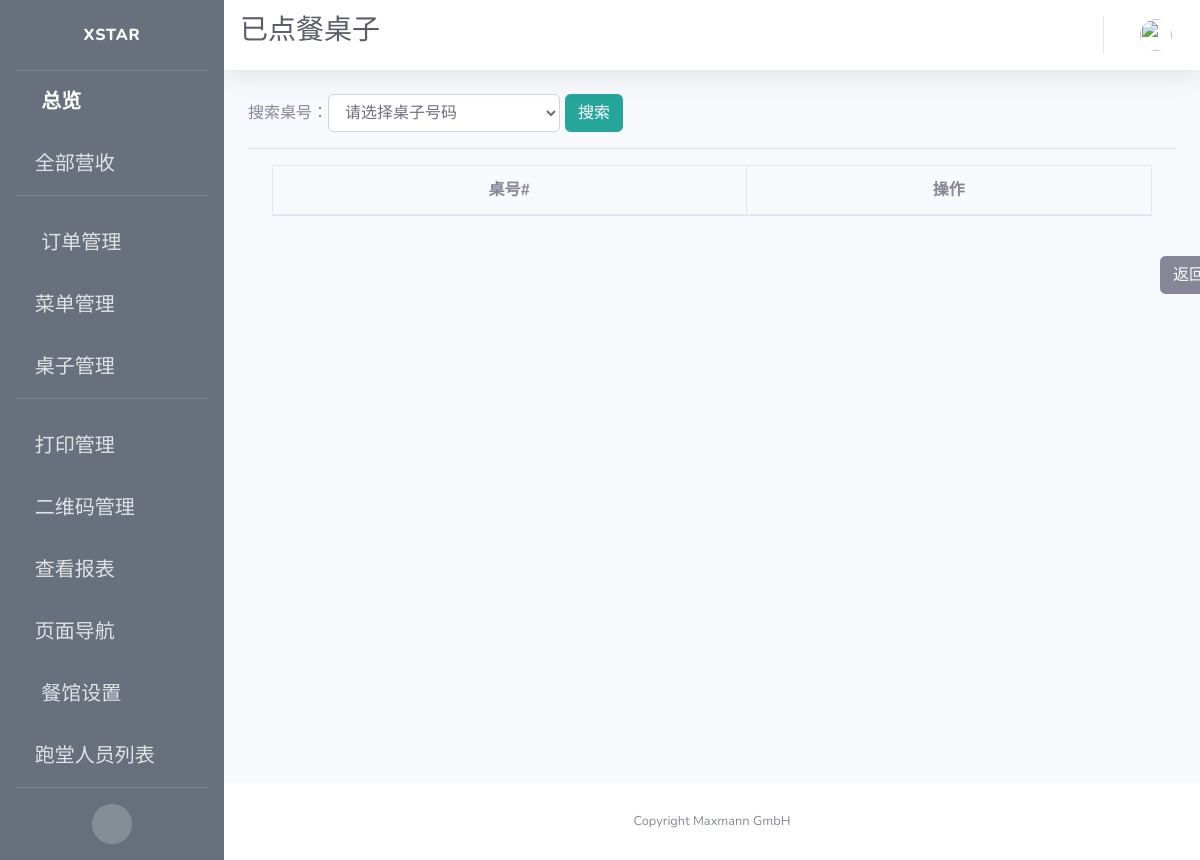
Page /admin/active/tables on the earlier database version.
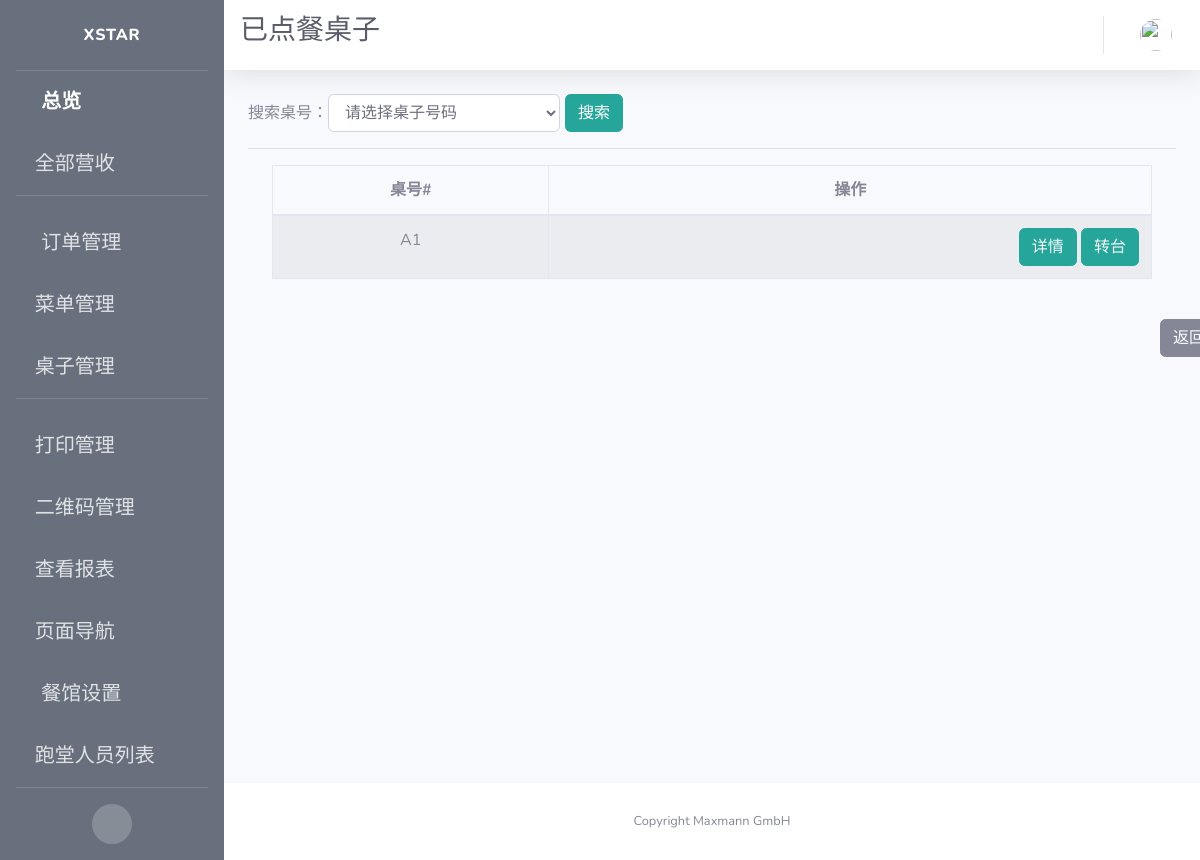
Same page on the later database version.
### app/models.py (models this page shows)
class Order(db.Model):
    id = db.Column(db.Integer, primary_key=True, unique=True, index=True)
    totalPrice = db.Column(db.Float, unique=False)
    orderNumber = db.Column(db.String(200), unique=True)
    timeCreated = db.Column(db.DateTime, default=datetime.utcnow)
    isPaid = db.Column(db.Boolean, default=False)
    isReady = db.Column(db.Boolean, default=False)
    isPickedUp = db.Column(db.Boolean, default=False)
    items = db.Column(db.String(1500))
    pay_via = db.Column(db.String(100))
    type = db.Column(db.String(100))
    container = db.Column(db.String(300))
    mealPrinted = db.Column(db.Boolean, default=False)
    printed = db.Column(db.Boolean, default=False)
    settleTime = db.Column(db.DateTime)
    settleID = db.Column(db.String(500))
    table_name = db.Column(db.String(500))
    seat_number = db.Column(db.String(500))
    isCancelled = db.Column(db.Boolean(), default=False)
    isDone = db.Column(db.Boolean())
    dishes = db.Column(db.String(1500))
    discount = db.Column(db.Float, default=0.0)
    discount_rate = db.Column(db.Float, default=0.0)
    subtype = db.Column(db.String(500))
    endTotal = db.Column(db.Float, default=totalPrice)
    section = db.Column(db.String(500))

### app/routes.py (the view)
@app.route('/admin/active/tables', methods=["POST", "GET"])
def admin_active_tables():
    form = SearchTableForm()
    orders = Order.query.filter(
        Order.type == "In",
        Order.isPaid == False,
        ).all()
    open_orders = [order for order in orders if order.timeCreated.date()
                   == today and not order.isCancelled]
    open_tables = list(set([order.table_name for order in open_orders]))
    form.select_table.choices.extend([(i, i) for i in open_tables])
    if form.validate_on_submit():
        selected_table = form.select_table.data
        open_tables = [table for table in open_tables if table == selected_table]
        return render_template('admin_active_tables.html',
                               form=form,
                               open_tables=open_tables)
    context = dict(referrer=request.headers.get('Referer'),
                   title=u"已点餐桌子",
                   company_name=company_info.get('company_name'),
                   format=datetime_format,
                   form=form,
                   open_tables=open_tables)
    return render_template('admin_active_tables.html', **context)

### app/forms.py
class SearchTableForm(FlaskForm):
    select_table = SelectField(u'搜索桌号',
                        choices=[("Please select section", u"请选择桌子号码")],
                        validators=[DataRequired()])
    submit = SubmitField(u"搜索")

### app/templates/admin_active_tables.html (shortened to what this page needs)
{% extends 'base.html' %}
{% block css %}
<link rel="stylesheet" type="text/css" href="https://cdn.datatables.net/1.10.19/css/jquery.dataTables.css">
<link rel="stylesheet" type="text/css" href="https://cdnjs.cloudflare.com/ajax/libs/twitter-bootstrap/4.1.3/css/bootstrap.css">
<link rel="stylesheet" type="text/css" href="https://cdn.datatables.net/1.10.19/css/dataTables.bootstrap4.min.css">
{% endblock %}
{% block title %}
<h1 class="h3 mb-2 text-gray-800">已点餐桌子</h1>
{% endblock %}
{% block content %}
<form class="form-inline" action='' method="POST" enctype="multipart/form-data">
    搜索桌号：
    {{ form.select_table(
      class='form-control',
      style="width: 25%") }}
    <br>
    {{form.submit(class='btn btn-secondary', style="margin-left:5px;border-color:#26a69a;background-color:#26a69a")}}
</form>
<hr>
<div class="container">
  <div class="row">
    <div class="col-sm-12">
      <table id="example" class="table table-striped table-bordered">
        <thead>
          <tr>
            <th scope="col">桌号#</th>
            <th scope="col">操作</th>
          </tr>
        </thead>
        <tbody>
          {% for table in open_tables %}
          <tr>
            <td>{{ table }}</td>
            <td style="text-align:right">
              <span>
                <button type="button" class="btn btn-info" style="border-color:#26a69a; background-color:#26a69a;">
                  <a href={{ url_for('admin_view_table', table_name=table) }} style="color: rgb(247, 249, 252)">
                    详情
                  </a>
                </button>
              </span>
              <span>
                <button type="button" class="btn btn-info" style="border-color:#26a69a; background-color:#26a69a;">
                  <a href={{ url_for('admin_transfer_table', table_name=table) }} style="color: rgb(247, 249, 252)">
                    转台
                  </a>
                </button>
              </span>
            </td>
          </tr>
          {% endfor %}
        </tbody>
      </table>
    </div>
  </div>
</div>
<br>
<button type="button" class="btn btn-secondary" id="back">
  <a style="color: rgb(247, 249, 252)" href={{ referrer }}>
    返回
</button>
{% endblock %}

Differences in the rows shown:
added Order: table_name "A1"
